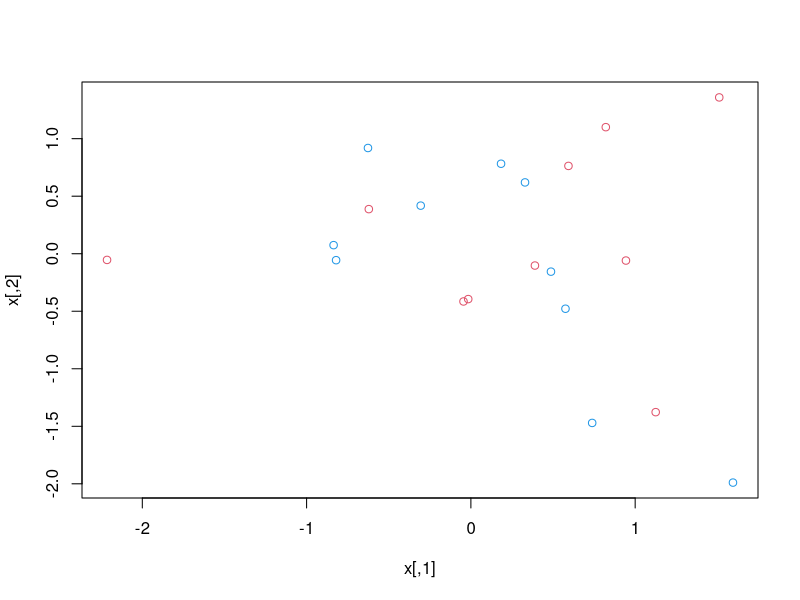
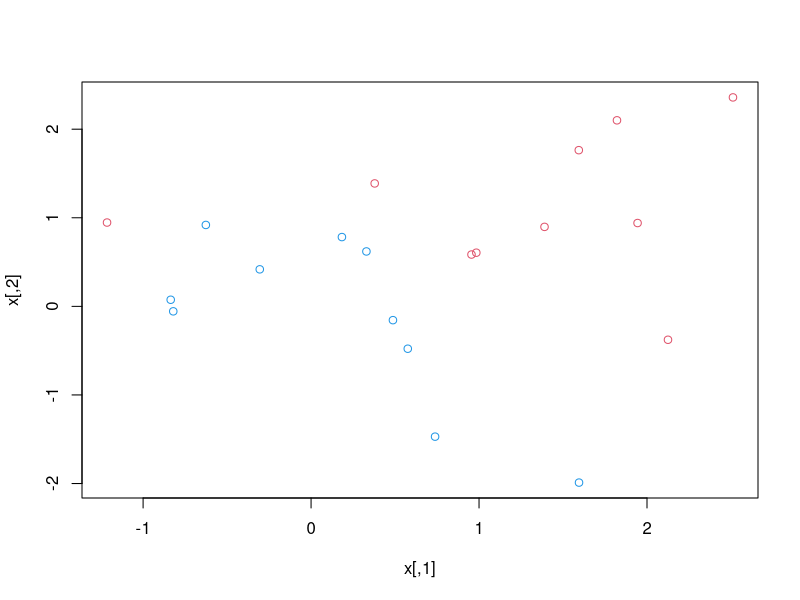
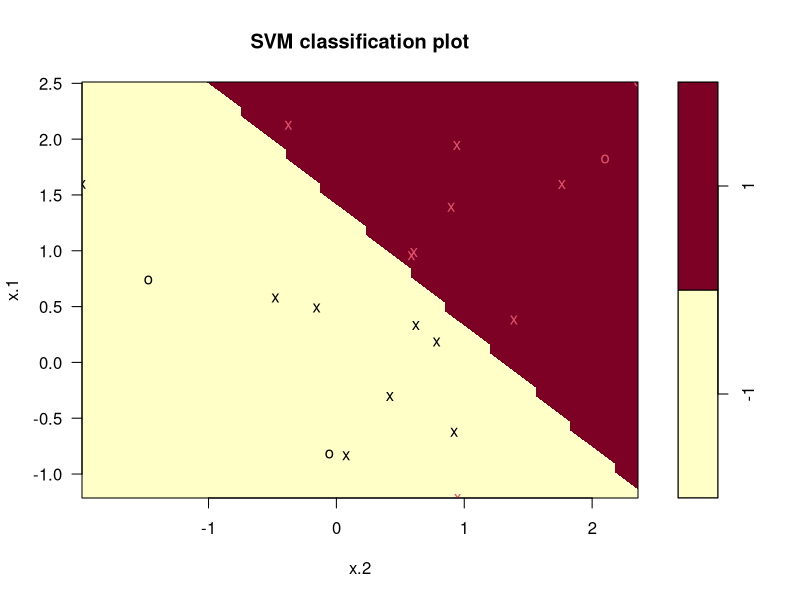

Recreate these plots in R, in order.
require(e1071)

# set seed is used to standarize the random numbers 
# so the performance does not changes every time you select some random variables 
set.seed(1)

# matrix of normalized random numbers
x = matrix(rnorm(20*2), ncol = 2)

# labels
y = c(rep(-1,10),rep(1,10))

plot(x, col= (3-y))

# yet data is not seperable, so
x[y==1,] = x[y==1,] + 1 #add 1 to last 10 rows of x

plot(x, col= (3-y))

data <- data.frame(x = x, y= as.factor(y))

library(e1071)

model <- svm(y~., data = data, kernel = "linear", cost = 0.1, scale = FALSE)
plot(model, data)

c <- seq(0.01, 10, by = 0.005)

# tunning cost using cross validation set
set.seed(1)
tune.out <- tune(svm, y~., data = data, kernel = "linear", ranges = list(cost = c))
summary(tune.out)

bestmodel <- tune.out$best.model

